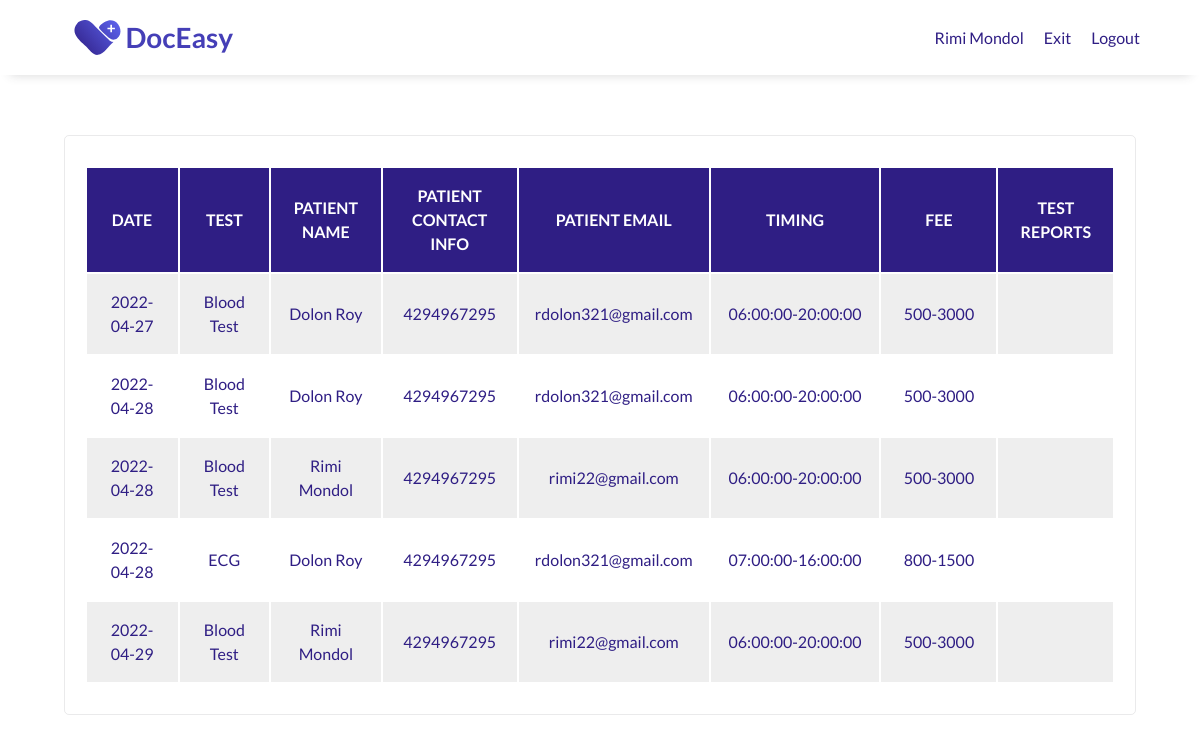
The app's page /public/historyPage/managementTestHistory.php (signed in) with its own data.
### tables this page shows
CREATE TABLE `patient` (
  `p_id` int(5) UNSIGNED NOT NULL,
  `username` varchar(10) NOT NULL,
  `password` int(10) UNSIGNED NOT NULL,
  `full_name` varchar(50) NOT NULL,
  `dob` date NOT NULL,
  `age` int(2) UNSIGNED NOT NULL,
  `gender` enum('MALE','FEMALE','OTHER') NOT NULL,
  `marital_status` enum('MARRIED','UNMARRIED') NOT NULL,
  `phn_no` int(10) UNSIGNED NOT NULL,
  `email` varchar(50) NOT NULL,
  `address` varchar(200) NOT NULL,
  `city` varchar(50) NOT NULL,
  `pin_code` int(6) UNSIGNED NOT NULL,
  `allergic` varchar(100) DEFAULT NULL
);

CREATE TABLE `test` (
  `t_id` int(4) UNSIGNED NOT NULL,
  `clinic_id` int(4) UNSIGNED DEFAULT NULL,
  `test_type` varchar(50) NOT NULL,
  `start_time` time NOT NULL,
  `end_time` time NOT NULL,
  `minimum_fee` int(4) UNSIGNED NOT NULL,
  `maximum_fee` int(4) UNSIGNED NOT NULL
);

CREATE TABLE `book_test` (
  `ticket_no` int(5) UNSIGNED NOT NULL,
  `test_id` int(4) UNSIGNED NOT NULL,
  `patient_id` int(5) UNSIGNED DEFAULT NULL,
  `clinic_id` int(4) UNSIGNED NOT NULL,
  `date` date NOT NULL,
  `approval_status` enum('PENDING','APPROVED','DECLINE','EXPIRE') NOT NULL DEFAULT 'PENDING',
  `test_appointment_slip` mediumblob DEFAULT NULL
);

### public/historyPage/managementTestHistory.php (the view, shortened to what this page needs)
<?php
include "../config.php";
if ($_SESSION["loggedIn"]) {
?>
    <!DOCTYPE html>
    <html lang="en">
    <head>
        <link rel="stylesheet" type="text/css" href="/assets/css/userHistory.css" />
    </head>
    <body>
        <?php
        $uname =  $_SESSION["uname"];
        $sql = "SELECT *, patient.full_name AS p_name, patient.email AS p_email, patient.phn_no AS p_contact
                FROM test, clinic, management, patient, book_test
                WHERE clinic.id = book_test.clinic_id AND test.t_id = book_test.test_id AND patient.p_id = book_test.patient_id AND clinic.id = management.clinic_id AND management.username='$uname'
                ORDER BY date, test_type, p_name";
        $result = $conn->query($sql);
        $row = $result->fetch_assoc();
        if ($row) {
        ?>
            <header id="header">
                <div class="logo">
                    <a href="/index.php">
                        <img class="logo-img" id="header-img" src="/assets/images/doceasy/doceasy-logo.svg" alt="DocEasy logo" />
                    </a>
                </div>
                <nav id="nav-bar">
                    <ul>
                        <li><a class="nav-link" href="#"><?php echo $row["full_name"];  ?></a></li>
                        <li><a class="nav-link" href="/public/dashboard/managementDash.php">Exit</a></li>
                        <li><a class="nav-link" href="/public/logout/managementLogout.php">Logout</a></li>
                    </ul>
                </nav>
            </header>
            <main>
                <section id="table">
                    <div class="container">
                        <div class="card">
                            <table>
                                <tr>
                                    <th>DATE</th>
                                    <th>TEST</th>
                                    <th>PATIENT NAME</th>
                                    <th>PATIENT CONTACT INFO</th>
                                    <th>PATIENT EMAIL</th>
                                    <th>TIMING</th>
                                    <th>FEE</th>
                                    <th>TEST REPORTS</th>
                                </tr>
                                <?php
                                while ($row = $result->fetch_assoc()) {
                                ?>
                                    <tr>
                                        <td> <?php echo $row["date"]; ?> </td>
                                        <td> <?php echo $row["test_type"]; ?> </td>
                                        <td> <?php echo $row["p_name"]; ?> </td>
                                        <td> <?php echo $row["p_contact"]; ?> </td>
                                        <td> <?php echo $row["p_email"]; ?> </td>
                                        <td> <?php echo $row["start_time"] . "-" . $row["end_time"]; ?> </td>
                                        <td> <?php echo $row["minimum_fee"] . "-" . $row["maximum_fee"]; ?> </td>
                                        <td></td>
                                    </tr>
                                <?php } ?>
                            </table>
                        </div>
                    </div>
                </section>
            </main>
    </body>
<?php
        }
    } else {
        header("Location: /public/login/ManagementLogin.php");
    }
?>
    </html>

### assets/css/userHistory.css (style rules this page uses)
* { margin: 0; padding: 0; box-sizing: border-box; scroll-behavior: smooth; }
html { font-size: 10px; }
body { font-size: 1.6rem; line-height: 1.5; font-family: "Lato", sans-serif; color: #37383a; }
li { list-style: none; }
a { color: #2f1e84; text-decoration: none; }
img { max-width: 100%; height: auto; display: block; }
.logo-img { width: 100%; max-width: 200px; }
.container { display: flex; flex-direction: row; justify-content: center; }
.card { display: flex; flex-direction: column; align-items: ce3nter; text-align: center; width: calc(100% / 1.1); margin: 1.5rem; padding: 3rem 2rem 3rem 2rem; border: 1px solid rgba(55, 56, 58, 0.1); border-radius: 5px; }
header { padding: 0 5rem; width: 100%; position: fixed; top: 0; min-height: 75px; display: flex; justify-content: space-between; align-items: center; background-color: #fff; box-shadow: 0 1rem 1rem -1rem rgba(55, 56, 58, 0.2); }
nav { font-weight: 400; }
nav>ul { display: flex; flex-direction: row; justify-content: space-around; }
nav li { padding: 0px 10px 0px 10px; }
#table { padding: 12rem 1rem; text-align: center; color: #2f1e84; }
td { text-align: center; width: 12em; padding: 1em; }
th { text-align: center; padding: 1em; background-color: #2f1e84; color: white; }
tr { height: 1em; }
table tr:nth-child(even) { background-color: #eee; }
table tr:nth-child(odd) { background-color: #fff; }

### records on screen
patient: full_name "Rimi Mondol"
test: book_test.date "2022-04-27", test_type "Blood Test", patient.full_name "Dolon Roy", patient.phn_no "4294967295", patient.email "rdolon321@gmail.com", start_time "06:00:00", end_time "20:00:00", minimum_fee "500", maximum_fee "3000", book_test.date "2022-04-28", patient.full_name "Rimi Mondol", patient.email "rimi22@gmail.com", book_test.date "2022-04-29"
test: book_test.date "2022-04-28", test_type "ECG", patient.full_name "Dolon Roy", patient.phn_no "4294967295", patient.email "rdolon321@gmail.com", start_time "07:00:00", end_time "16:00:00", minimum_fee "800", maximum_fee "1500"
